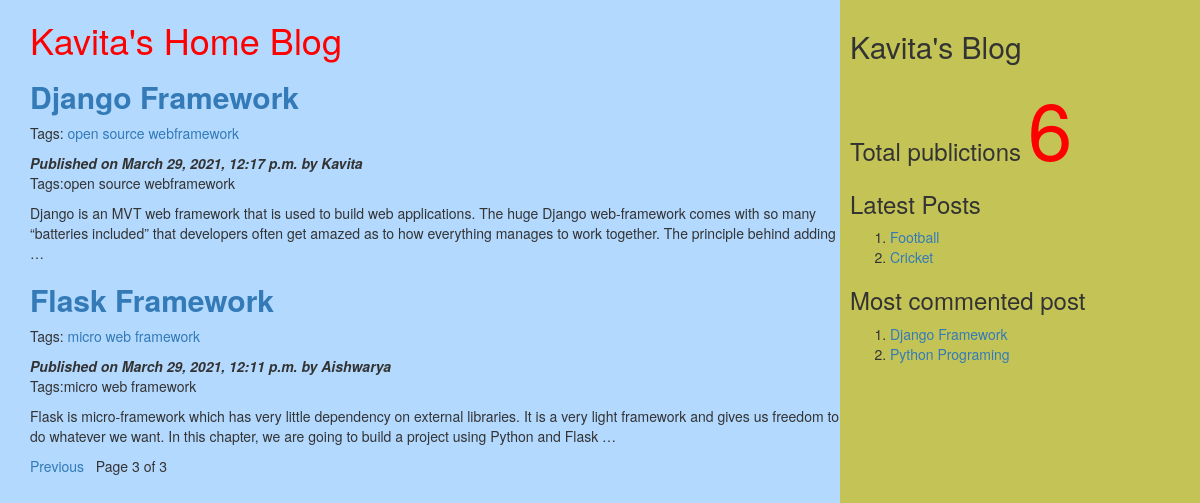
/?page=3, run on the app's committed database.
### myApp/models.py (models this page shows, shortened)
class Post(models.Model):
          tags=TaggableManager()
          STATUS_CHOICES=(('draft','Draft'),('published','Published'))
          title=models.CharField(max_length=256)
          slug=models.SlugField(max_length=264,unique_for_date='publish')
          author=models.ForeignKey(User,related_name='blog_posts',on_delete= models.CASCADE)
          body=models.TextField()
          publish=models.DateTimeField(default=timezone.now)
          created=models.DateTimeField(auto_now_add=True)
          updated=models.DateTimeField(auto_now=True)
          status= models.CharField(max_length=10,choices=STATUS_CHOICES,default='draft')
          objects=CustomManager()
          class Meta:
                ordering=('-publish',)
          def get_absolute_url(self):
                return reverse('post_detail',args=[self.publish.year,self.publish.strftime('%m'),self.publish.strftime('%d'),self.slug])

### myApp/views.py (the view)
# urls.py: url(r'^$',views.post_list_view),
def post_list_view(request,tag_slug=None):
    post_list=Post.objects.all()
    tag=None
    if tag_slug:
        tag=get_object_or_404(Tag,slug=tag_slug)#provided slug
        post_list=post_list.filter(tags__in=[tag])
    paginator=Paginator(post_list,2) #step1
    page_number=request.GET.get('page') #step2
    try:
       post_list=paginator.page(page_number) #step2
    except PageNotAnInteger:
       post_list=paginator.page(1) #step 3
    except EmptyPage:
      post_list=paginator.page(paginator.num_pages) #step 4
    d={'post_list':post_list,'tag':tag}
    return render(request,'myApp/post_list.html',d)

### myApp/models.py (called while the page is built)
    def get_queryset(self):
        return super().get_queryset().filter(status='published')

### myApp/templatetags/mytags.py (called while the page is built)
@register.simple_tag
def total_posts():
    return Post.objects.count()

@register.inclusion_tag('myApp/latest_post.html')
def show_latest_posts(count=3):
    latest_posts=Post.objects.order_by('-publish')[:count]
    return {'latest_posts':latest_posts}

@register.simple_tag
def get_most_commented_posts(count=2):
    return Post.objects.annotate(total_comments=Count('comments')).order_by('-total_comments')[:count]

### templates/myApp/post_list.html (shortened to what this page needs)
<html>
    {%extends 'myApp/parent.html'%}
        {%block content_block%}
        <h1 style="color:red">Kavita's Home Blog</h1>
        {%for post in post_list%}
        <a href="{{post.get_absolute_url}}"><h2><b>{{post.title}}</b></h2></a>
         <p>Tags:
              {%for t in post.tags.all%}
              <a href="{%url "post_list_by_tag_name" t.slug%}">{{t.name}}</a>
               {%endfor%}
          </p>
        <i><b>Published on {{post.publish}} by {{post.author|title}}</b></i>
        <p>Tags:{{post.tags.all|join:','}}</p>
        {{post.body|truncatewords:40|linebreaks}}
        {%endfor%}
        {%include 'myApp/pagination.html' with page=post_list%}
        {%endblock%}

### templates/myApp/parent.html (shortened to what this page needs)
<html>
{%load mytags%}
    <head>
        <link rel="stylesheet" href="https://maxcdn.bootstrapcdn.com/bootstrap/3.3.7/css/bootstrap.min.css">
    </head>
    <body>
        <div class="content" style="width:70%;float:left;background-color:b3d9ff;height:300%;padding:0 0 0 30px">
              {%block content_block%}
              {%endblock%}
        </div>
        <div class="sidebar" style="width:30%;float:right;background-color:#c4c456;height:300%;padding:10px">
            <h2>Kavita's Blog</h2>
            <h3>Total publictions
              <span style="color:red;font-size:80px">
              {%total_posts%}</span>
              <h3>Latest Posts</h3>
              {% show_latest_posts 2 %}
              <h3>Most commented post</h3>
              {%get_most_commented_posts as m%}
              <ol>
                {%for post in m%}
                <li><a href="{{post.get_absolute_url}}">{{post.title}}</a></li>
                {%endfor%}
              </ol>
            </h3>
        </div>
    </body>
</html>

### templates/myApp/latest_post.html
<!DOCTYPE html>
<html lang="en" dir="ltr">
  <body>
    <ol>
    {%for post in latest_posts%}
    <li><a href="{{post.get_absolute_url}}">{{post.title}}</a></li>
    {%endfor%}
    </ol>
  </body>
</html>

### data on the page
Post: title "Django Framework", publish "March 29, 2021, 12:17 p.m.", author "Kavita", tags.all "open source webframework", body "Django is an MVT web framework that is used to build web applications. The huge Django web-framework comes with so many “batteries included” that developers often get amazed as to how everything manages to work together. The principle behind adding …"
Tag: name "open source webframework"
Post: title "Flask Framework", publish "March 29, 2021, 12:11 p.m.", author "Aishwarya", tags.all "micro web framework", body "Flask is micro-framework which has very little dependency on external libraries. It is a very light framework and gives us freedom to do whatever we want. In this chapter, we are going to build a project using Python and Flask …"
Tag: name "micro web framework"
Post: title "Football"
Post: title "Cricket"
Post: title "Python Programing"

### other printed values
{{ page.number }} "3"
{{ page.paginator.num_pages }} "3"
